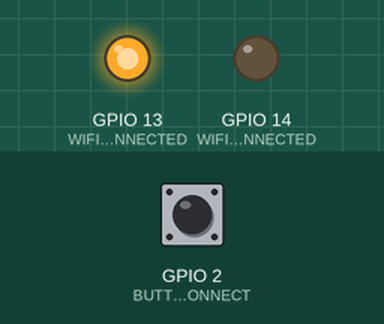
Bench run of a sketch on a simulated ESP32. On the bench: output pins drawn as LEDs (lit = HIGH). The inputs (shaded band) are chosen by the test bench; at power-on: GPIO 2 (BUTTON_DISCONNECT) HIGH. WiFi joins after 1.5 s; servers stay silent unless stated; what the sketch prints to the serial monitor is not drawn.

Above: at 7.7 s.
7.8 s: GPIO 2 (BUTTON_DISCONNECT) pulled LOW for 0.15 s
At 8.7 s:
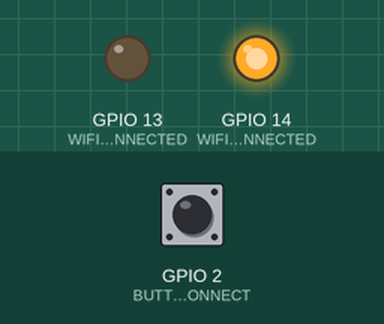
Timing chart, 0 to 20.8 s (numbered marks = the images above; inputs shaded):
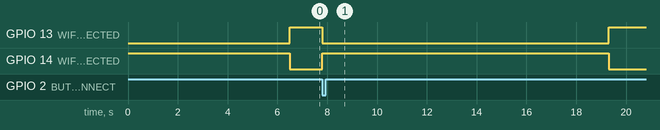

The sketch:

WiFi_connect_desconnect.ino
```cpp
/*
 * Exemplo WiFi STA Conectando e Desconectando
 * Descrição: Esse código demonstra como conectar e desconectar de uma rede WiFi
 *
 * Autor: Fábio Souza
 * Data: 09/10/2023
*/
#define LED_VERMELHO 14   // Pino do LED Vermelho
#define LED_VERDE 13      // Pino do LED Verde
#define LED_AZUL 12       // Pino do LED Azul
#define BOTAO_1 7         // Pino do Botão 1
#define BOTAO_2 6         // Pino do Botão 2
#define BOTAO_3 5         // Pino do Botão 3
#define BOTAO_4 4         // Pino do Botão 4
#define BOTAO_5 3         // Pino do Botão 5
#define BOTAO_6 2         // Pino do Botão 6
#define BUZZER  17        // Pino Do Buzzer

const int WIFI_CONNECTED =    LED_VERDE;  // WIFI_CONNECTED LED
const int WIFI_DISCONNECTED = LED_VERMELHO;  // WIFI_DISCONNECTED LED
const int BUTTON_DISCONNECT = BOTAO_6;    // Pino do Botão de Conexão

#include <WiFi.h>

const char* ssid = "Franzininho";   // SSID da rede WiFi
const char* password = "88891711";  // Senha da rede WiFi

enum WiFiStatus { DISCONNECTED, CONNECTED }; // Enumeração para os status da conexão WiFi

void update_led_status(WiFiStatus status) {
  switch (status) {
    case DISCONNECTED:
      digitalWrite(WIFI_DISCONNECTED, HIGH);              // Desliga o LED de Conectando
      digitalWrite(WIFI_CONNECTED, LOW);                  // Desliga o LED de Conectado
      break;
    case CONNECTED:
      digitalWrite(WIFI_DISCONNECTED, LOW);               // Desliga o LED de Conectando
      digitalWrite(WIFI_CONNECTED, HIGH);                 // Desliga o LED de Conectado
      break;
  }
}

void setup() {
  Serial.begin(115200);             // Inicializa a comunicação serial

  pinMode(BUTTON_DISCONNECT, INPUT_PULLUP);                 // Define o pino do botão desconect como entrada
  pinMode(WIFI_CONNECTED, OUTPUT);           // Define o pino do LED de Conectado como saída
  pinMode(WIFI_DISCONNECTED, OUTPUT);        // Define o pino do LED de Desconectado como saída

  update_led_status(DISCONNECTED);            // Sinaliza que está desconectado
  delay(5000);

  // Conecta na rede WiFi
  Serial.println();
  Serial.print("[WiFi] Conectando na Rede: ");
  Serial.println(ssid);
  Serial.println();

  WiFi.mode(WIFI_STA);                      // Configura o WiFi para o modo Station (conecta na rede WiFi)
  WiFi.begin(ssid, password);               // Conecta na rede WiFi

  // Aguarda a conexão com a rede WiFi
  Serial.print("Conectando no WiFi ..");
  while (WiFi.status() != WL_CONNECTED)
  {
    Serial.print('.');
    delay(500);
  }


  // Mostra os dados da conexão
  Serial.println("");
  Serial.println("WiFi Conectado");
  Serial.println("IP: ");
  Serial.println(WiFi.localIP());
  Serial.print("RSSI: ");
  Serial.println(WiFi.RSSI());

  update_led_status(CONNECTED);            // Sinaliza que está conectado

}

void loop()
{

 if (WiFi.status() != WL_CONNECTED)
 {
    update_led_status(DISCONNECTED);            // Sinaliza que está desconectado
    delay(5000);
    Serial.println("Reconectando ao WiFi...");
    WiFi.disconnect();
    WiFi.reconnect();

    // Aguarda a conexão com a rede WiFi
    Serial.print("Conectando no WiFi ..");
    while (WiFi.status() != WL_CONNECTED)
    {
      Serial.print('.');
      delay(500);
    }


    // Mostra os dados da conexão
    Serial.println("");
    Serial.println("WiFi Conectado");
    Serial.print("IP: ");
    Serial.println(WiFi.localIP());
    Serial.print("RSSI: ");
    Serial.println(WiFi.RSSI());
  }
  else
  {
    update_led_status(CONNECTED);            // Sinaliza que está conectado
  }

  if(digitalRead(BUTTON_DISCONNECT) == LOW)
  {
    Serial.println("Desconectando do WiFi...");
    update_led_status(DISCONNECTED);            // Sinaliza que está desconectado
    WiFi.disconnect(true, true);
    Serial.println("Desconectado!");
    delay(5000);
    //reset esp32
    //ESP.restart();
  }
}
```

Measured:
- after the input at 7.8 s, GPIO 13 (WIFI_CONNECTED): HIGH → LOW at once, → HIGH 11.5 s later; GPIO 14 (WIFI_DISCONNECTED): LOW → HIGH at once, → LOW 11.5 s later
